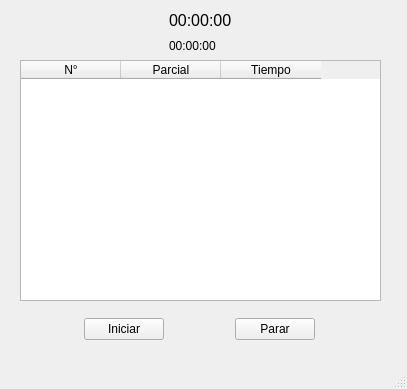
<?xml version="1.0" encoding="UTF-8"?>
<ui version="4.0">
 <class>MainWindow</class>
 <widget class="QMainWindow" name="MainWindow">
  <property name="geometry">
   <rect>
    <x>0</x>
    <y>0</y>
    <width>407</width>
    <height>389</height>
   </rect>
  </property>
  <property name="windowTitle">
   <string>MainWindow</string>
  </property>
  <widget class="QWidget" name="centralwidget">
   <widget class="QWidget" name="gridLayoutWidget">
    <property name="geometry">
     <rect>
      <x>20</x>
      <y>60</y>
      <width>361</width>
      <height>241</height>
     </rect>
    </property>
    <layout class="QGridLayout" name="gridLayout">
     <item row="0" column="0">
      <widget class="QTableWidget" name="tableWidget">
       <column>
        <property name="text">
         <string>N°</string>
        </property>
       </column>
       <column>
        <property name="text">
         <string>Parcial</string>
        </property>
       </column>
       <column>
        <property name="text">
         <string>Tiempo</string>
        </property>
       </column>
      </widget>
     </item>
    </layout>
   </widget>
   <widget class="QWidget" name="gridLayoutWidget_2">
    <property name="geometry">
     <rect>
      <x>20</x>
      <y>10</y>
      <width>361</width>
      <height>60</height>
     </rect>
    </property>
    <layout class="QGridLayout" name="gridLayout_3">
     <item row="3" column="1">
      <spacer name="verticalSpacer">
       <property name="orientation">
        <enum>Qt::Vertical</enum>
       </property>
       <property name="sizeHint" stdset="0">
        <size>
         <width>20</width>
         <height>40</height>
        </size>
       </property>
      </spacer>
     </item>
     <item row="1" column="0">
      <spacer name="horizontalSpacer_2">
       <property name="orientation">
        <enum>Qt::Horizontal</enum>
       </property>
       <property name="sizeHint" stdset="0">
        <size>
         <width>40</width>
         <height>20</height>
        </size>
       </property>
      </spacer>
     </item>
     <item row="0" column="1">
      <widget class="QLabel" name="label">
       <property name="font">
        <font>
         <pointsize>12</pointsize>
        </font>
       </property>
       <property name="text">
        <string>00:00:00</string>
       </property>
      </widget>
     </item>
     <item row="0" column="2">
      <spacer name="horizontalSpacer_3">
       <property name="orientation">
        <enum>Qt::Horizontal</enum>
       </property>
       <property name="sizeHint" stdset="0">
        <size>
         <width>40</width>
         <height>20</height>
        </size>
       </property>
      </spacer>
     </item>
     <item row="1" column="1">
      <widget class="QLabel" name="label_2">
       <property name="font">
        <font>
         <kerning>true</kerning>
        </font>
       </property>
       <property name="text">
        <string>00:00:00</string>
       </property>
      </widget>
     </item>
     <item row="1" column="2">
      <spacer name="horizontalSpacer_4">
       <property name="orientation">
        <enum>Qt::Horizontal</enum>
       </property>
       <property name="sizeHint" stdset="0">
        <size>
         <width>40</width>
         <height>20</height>
        </size>
       </property>
      </spacer>
     </item>
     <item row="0" column="0">
      <spacer name="horizontalSpacer">
       <property name="orientation">
        <enum>Qt::Horizontal</enum>
       </property>
       <property name="sizeHint" stdset="0">
        <size>
         <width>40</width>
         <height>20</height>
        </size>
       </property>
      </spacer>
     </item>
     <item row="2" column="1">
      <spacer name="verticalSpacer_2">
       <property name="orientation">
        <enum>Qt::Vertical</enum>
       </property>
       <property name="sizeHint" stdset="0">
        <size>
         <width>20</width>
         <height>40</height>
        </size>
       </property>
      </spacer>
     </item>
    </layout>
   </widget>
   <widget class="QWidget" name="gridLayoutWidget_3">
    <property name="geometry">
     <rect>
      <x>19</x>
      <y>299</y>
      <width>361</width>
      <height>41</height>
     </rect>
    </property>
    <layout class="QGridLayout" name="gridLayout_4">
     <item row="1" column="2">
      <spacer name="horizontalSpacer_6">
       <property name="orientation">
        <enum>Qt::Horizontal</enum>
       </property>
       <property name="sizeHint" stdset="0">
        <size>
         <width>40</width>
         <height>20</height>
        </size>
       </property>
      </spacer>
     </item>
     <item row="1" column="3">
      <widget class="QPushButton" name="pushButton_2">
       <property name="text">
        <string>Parar</string>
       </property>
      </widget>
     </item>
     <item row="1" column="4">
      <spacer name="horizontalSpacer_7">
       <property name="orientation">
        <enum>Qt::Horizontal</enum>
       </property>
       <property name="sizeHint" stdset="0">
        <size>
         <width>40</width>
         <height>20</height>
        </size>
       </property>
      </spacer>
     </item>
     <item row="1" column="0">
      <spacer name="horizontalSpacer_5">
       <property name="orientation">
        <enum>Qt::Horizontal</enum>
       </property>
       <property name="sizeHint" stdset="0">
        <size>
         <width>40</width>
         <height>20</height>
        </size>
       </property>
      </spacer>
     </item>
     <item row="1" column="1">
      <widget class="QPushButton" name="pushButton">
       <property name="text">
        <string>Iniciar</string>
       </property>
      </widget>
     </item>
     <item row="0" column="2">
      <spacer name="verticalSpacer_3">
       <property name="orientation">
        <enum>Qt::Vertical</enum>
       </property>
       <property name="sizeHint" stdset="0">
        <size>
         <width>20</width>
         <height>40</height>
        </size>
       </property>
      </spacer>
     </item>
    </layout>
   </widget>
  </widget>
  <widget class="QMenuBar" name="menubar">
   <property name="geometry">
    <rect>
     <x>0</x>
     <y>0</y>
     <width>407</width>
     <height>21</height>
    </rect>
   </property>
  </widget>
  <widget class="QStatusBar" name="statusbar"/>
 </widget>
 <resources/>
 <connections/>
</ui>
